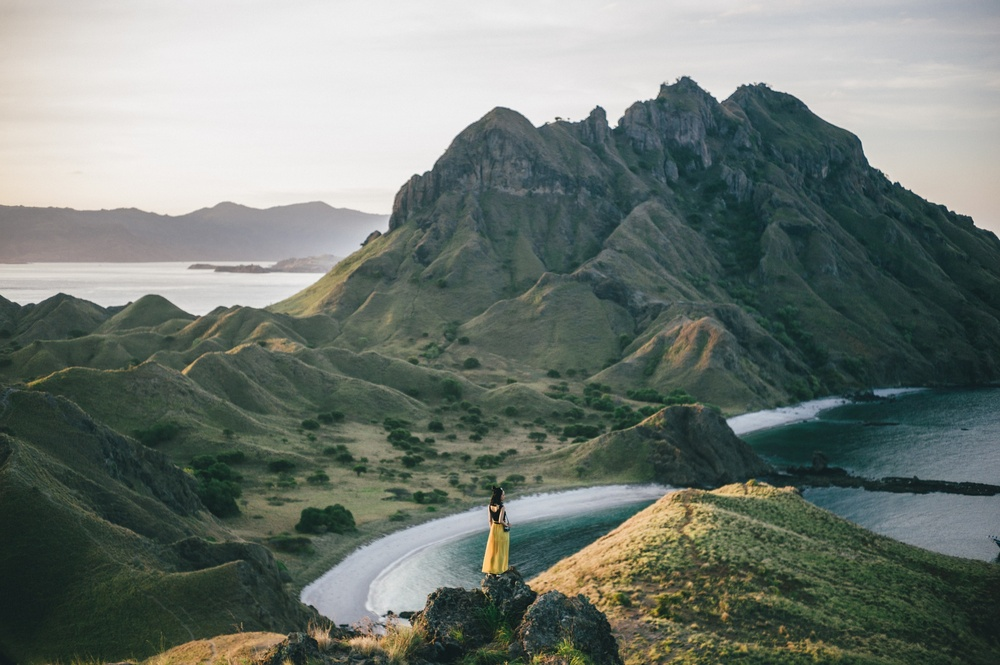
#> input picture Image Filtering/image-1.jpg, 1000 x 665 px, shrunk from 2800 x 1863 before the run
$ jupyter execute ImageFiltering.ipynb
#> lines starting #> are read from the running program, lines starting #| are printed output that depends on the picture; after the words box and inside, x2 and y2 are one past the last pixel; in counts of white or black regions, pixels touching at a corner belong together
Untuk dapat memulai pengerjaan Assignment 2, saya membutuhkan beberapa Python Library seperti cv2 untuk melakukan Image Processing, numpy untuk proses pembuatan array maupun perhitungan seperti eksponensial, logaritma, akar kuadrat, dll. yang dialiaskan sebagai np, serta pyplot dari matplotlib yang digunakan untuk memvisualisasikan gambar yang dialiaskan sebagai plt.

[cell 1]
import cv2
import numpy as np
import matplotlib.pyplot as plt

Untuk dapat menyelesaikan soal pertama dan kedua, saya akan menggunakan gambar 1 dengan nama file 'image-1.jpg'. Gambar tersebut akan saya simpan di dalam sebuah variabel yang saya beri nama 'Image' sehingga dapat dilakukan Image Processing pada gambar tersebut. Proses penyimpanan gambar ini menggunakan fungsi 'imread' pada library cv2.

Di sini, saya menggunakan dua parameter di dalam fungsi 'imread' yaitu yang pertama merupakan nama file dari gambar yang saya ingin gunakan dan yang kedua merupakan kode bahwa gambar yang ingin saya simpan di dalam variabel merupakan gambar grayscale. Setelah gambar disimpan di dalam variabel 'Image', selanjutnya saya mencetak ukuran gambar sebagai informasi untuk nantinya memudahkan proses filtering jika dibutuhkan.

[cell 2]
image = cv2.imread('image-1.jpg', 0)
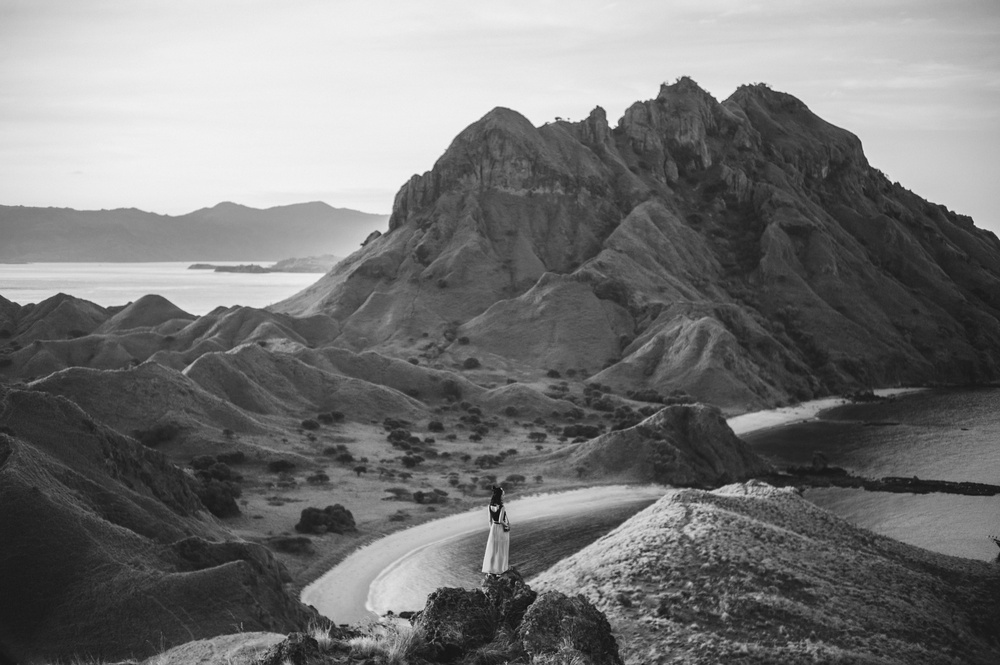
#> image: shape (665, 1000); min 5, max 245, mean 117.8
print(image.shape)
#| (665, 1000)

Berdasarkan output di atas, dapat disimpulkan bahwa gambar tersebut berukuran lebar 1863 pixels dengan tinggi 2800 pixels. Selanjutnya, saya akan menampilkan spektrum FFT dari gambar tersebut dengan menggunakan fungsi 'fft.fft2' yang ada pada library numpy untuk dapat menghasilkan dua dimensi FFT. Hasil perhitungan FFT tersebut, saya simpan di dalam variabel 'f' yang kemudian akan dilakukan proses shifting dengan menggunakan fungsi 'fft.fftshift' untuk menggeser zero-frequency term ke bagian tengah. Proses pergeseran ini dilakukan dengan cara menukar kuadran pertama dan ketiga, serta kuadran kedua dan keempat. Alhasil, spektrum dari gambar akan terlihat seperti bintang dengan pusat cahaya di bagian tengah.

[cell 3]
f = np.fft.fft2(image)
fshift = np.fft.fftshift(f)

Untuk persoalan pertama dan kedua, saya diminta untuk mengaplikasikan Gaussian Low Pass Filter dan Gaussian High Pass Filter pada sebuah gambar. Untuk itu, saya akan membuat dua fungsi untuk dapat mempermudah proses filterisasi, yaitu 'GaussianLP' untuk memberikan Low Pass Filter dan 'GaussianHP' untuk memberikan High Pass Filter.

Baik fungsi 'GaussianLP' maupun 'GaussianHP' bisa dikatakan 99% sama. Di sini, saya meminta inputan dalam bentuk parameter berupa diameter dari filter yang disimpan dalam variabel 'radius' dan gambar yang ingin diberikan filter yang disimpan dalam variabel 'image'. Kemudian, saya membutuhkan informasi mengenai lebar dan tinggi dari gambar, sehingga saya mengambil informasi ukuran gambar dengan menggunakan '.shape' yang kemudian akan disimpan ke dalam variabel 'width' dan 'height'. Setelah itu, barulah saya dapat membuat sebuah array yang berisikan nilai 0 sebesar lebar dan tinggi dari gambar. Nantinya array ini akan berisi hasil perhitungan untuk tiap pixels yang ada pada gambar setelah menerapkan rumus Gaussian Low Pass Filter atau Gaussian High Pass Filter.

Proses selanjutnya adalah melakukan looping sebesar luas dari gambar sembari melakukan perhitungan pada setiap pixels yang ada di dalam gambar. Setelah proses perhitungan selesai dilakukan sampai ke pixels terakhir pada gambar, array yang sudah ter-update akan dikembalikan. Proses ini juga akan terjadi pada fungsi 'GaussianHP'. Lalu, apa yang membedakan antara fungsi 'GaussianLP' dan 'GaussianHP'? Yang membedakan adalah nilai yang tersimpan di dalam array. Jika pada fungsi 'GaussianLP' rumus yang digunakan adalah 'exp(- distance^2 / 2 * radius^2)', maka rumus yang digunakan pada fungsi 'GaussianHP' adalah kebalikannya atau dapat dituliskan sebagai '1 - exp(- distance^2 / 2 * radius^2)'.

[cell 4]
def GaussianLP(radius, image):
#> called with radius = 50
    width, height = image.shape
#> width = 665; height = 1000
    base = np.zeros((width, height), dtype = np.float32)

    for i in range(width):
        for j in range(height):
            distance = np.sqrt((i - width/2) ** 2 + (j - height/2) ** 2)
            base[i, j] = np.exp(- distance ** 2 / (2 * (radius ** 2)))
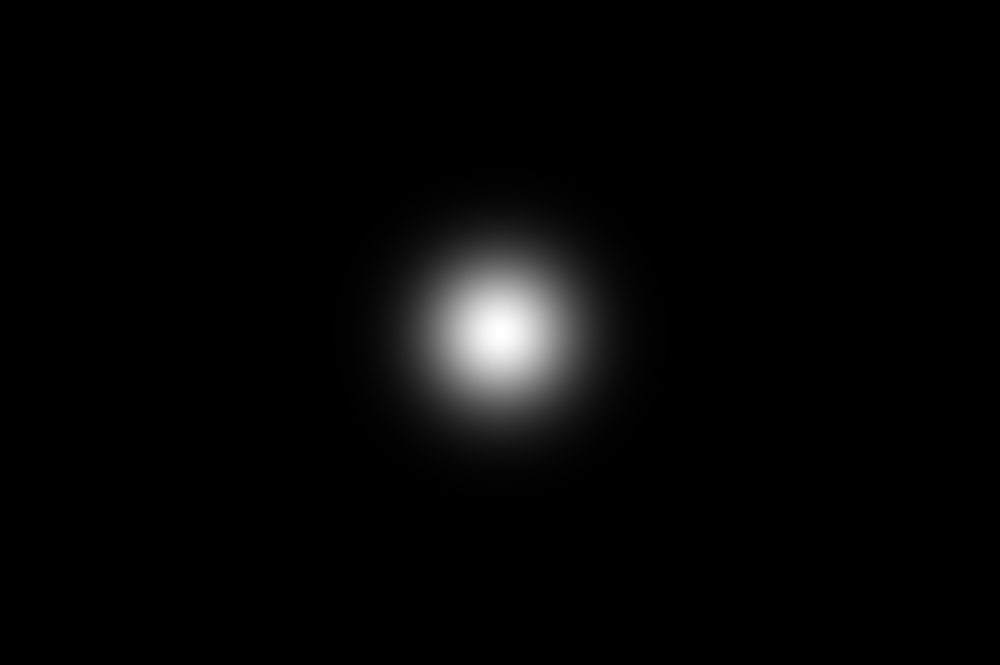
#> base: shape (665, 1000) float32; min 4.81e-32, max 1, mean 0.0236

    return base

def GaussianHP(radius, image):
#> called with radius = 50
    width, height = image.shape
#> width = 665; height = 1000
    base = np.zeros((width, height), dtype = np.float32)

    for i in range(width):
        for j in range(height):
            distance = np.sqrt((i - width/2) ** 2 + (j - height/2) ** 2)
            base[i, j] = 1 - (np.exp(- distance ** 2 / (2 * (radius ** 2))))
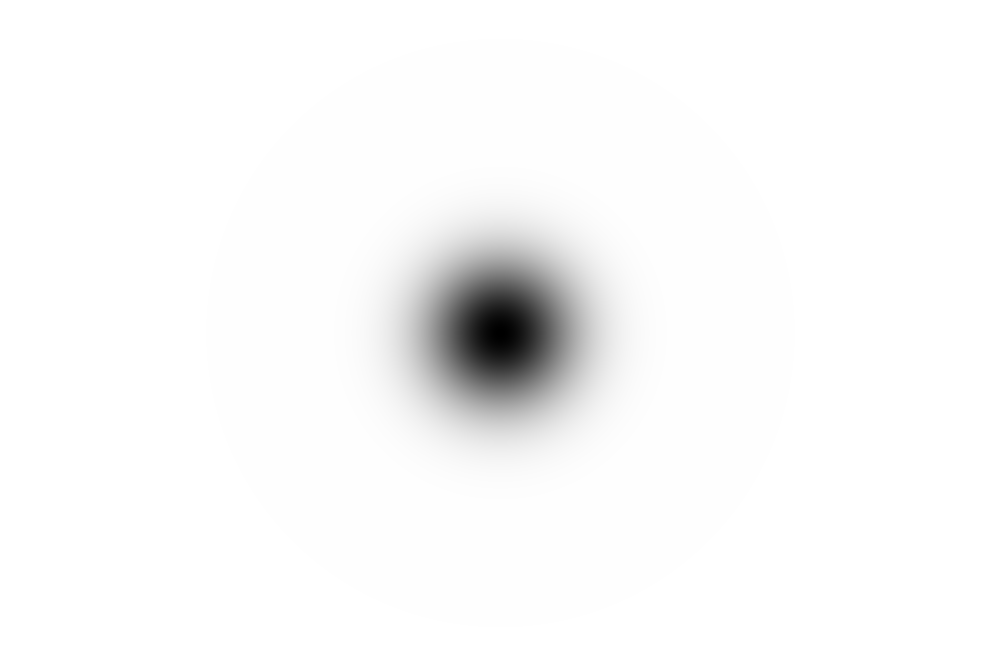
#> base: shape (665, 1000) float32; min 5e-05, max 1, mean 0.976

    return base

Setelah kedua fungsi selesai dibuat, proses selanjutnya cukup sederhana yaitu mengaplikasikan filter pada gambar. Proses ini dilakukan dengan cara mengalikan array yang dikembalikan dari fungsi 'GaussianLP' maupun 'GaussianHP' dengan spektrum gambar yang sudah disentralisasikan. Hasil perkalian ini akan saya simpan pada variabel 'LowPass' untuk Low Pass Filter dan 'HighPass' untuk High Pass Filter. Setelah dikalikan, proses terakhir dari pengaplikasian kedua filter ini adalah mengembalikan spektrum menjadi gambar seperti awalnya. Untuk dapat mengembalikan spektrum ke dalam bentuk gambar, saya menggunakan fungsi 'fft.ifftshift' yang berfungsi untuk melakukan desentralisasi zero-frequency term pada spektrum dan fungsi 'fft.ifft2' untuk mengubah bentuk dua dimensi FFT menjadi gambar. Huruf 'i' pada bagian depan nama fungsi 'ifftshift' dan 'ifft2' merupakan kependekan dari kata inverse yang berarti terbalik atau dibalik.

[cell 5]
LowPass = fshift * GaussianLP(50, image)
LowPassFilter = np.fft.ifftshift(LowPass)
LowPassImage = np.fft.ifft2(LowPassFilter)

[cell 6]
HighPass = fshift * GaussianHP(50, image)
HighPassFilter = np.fft.ifftshift(HighPass)
HighPassImage = np.fft.ifft2(HighPassFilter)

Terakhir untuk persoalan pertama dan kedua, saya akan menampilkan gambar asli, gambar yang diberikan filter Low Pass, dan gambar yang diberikan filter High Pass beserta spektrum untuk masing-masingnya sehingga dapat dibandingkan. Proses visualisasi keenam hal ini membutuhkan bantuan dari library matplotlib.pyplot.

[cell 7]
plt.figure(figsize = (17, 8))

plt.subplot(231)
plt.title('Original Image')
plt.imshow(image, cmap = 'gray')

plt.subplot(234)
plt.title('Fourier Spectrum of Image')
plt.imshow(1 + np.log(np.abs(fshift)), cmap = 'gray')

plt.subplot(232)
plt.title("Image with Gaussian Low Pass Filter")
plt.imshow(np.abs(LowPassImage), "gray")

plt.subplot(235)
plt.title('Spectrum of Image with Gaussian Low Pass Filter')
plt.imshow(np.log(1 + np.abs(LowPass)), cmap = 'gray')

plt.subplot(233)
plt.title("Image with Gaussian High Pass Filter")
plt.imshow(np.abs(HighPassImage), "gray")

plt.subplot(236)
plt.title('Spectrum of Image with Gaussian High Pass Filter')
plt.imshow(np.log(1 + np.abs(HighPass)), cmap = 'gray')

plt.show()
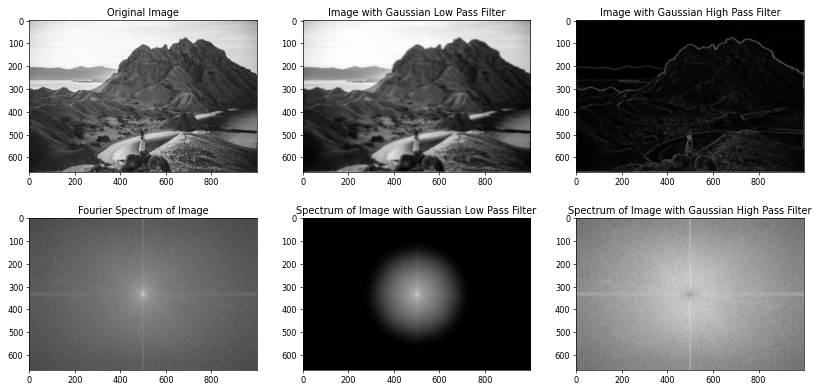
#> figure drawn by matplotlib, 6 panels

Dengan demikian, persoalan pertama dan kedua sudah selesai. Selanjutnya, saya akan beralih pada persoalan ketiga. Untuk dapat menyelesaikan soal ketiga, saya akan menggunakan gambar 2 dengan nama file 'image-2.png'. Gambar tersebut akan saya simpan di dalam sebuah variabel yang saya beri nama 'noisyImage' sehingga dapat dilakukan Image Processing pada gambar tersebut. Proses penyimpanan gambar ini menggunakan fungsi 'imread' pada library cv2.

Di sini, saya masih menggunakan dua parameter di dalam fungsi 'imread' yaitu yang pertama merupakan nama file dari gambar yang saya ingin gunakan dan yang kedua merupakan kode bahwa gambar yang ingin saya simpan di dalam variabel merupakan gambar grayscale. Setelah gambar disimpan di dalam variabel 'noisyImage', selanjutnya saya mencetak ukuran gambar sebagai informasi untuk nantinya memudahkan proses filtering jika dibutuhkan.

[cell 8]
noisyImage = cv2.imread('image-2.png', 0)
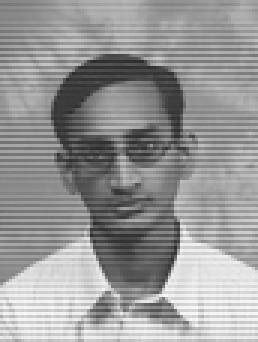
#> input picture Image Filtering/image-2.png, 86 x 114 px, shrunk from 240 x 320 before the run (shown 3 times larger)
#> noisyImage is the input picture: shape (114, 86); min 43, max 248, mean 151.1
print(noisyImage.shape)
#| (114, 86)

Proses awal dari soal ketiga ini masih sama seperti dua soal sebelumnya, dimana saya akan menampilkan spektrum FFT dari gambar tersebut dengan menggunakan fungsi 'fft.fft2' yang ada pada library numpy untuk dapat menghasilkan dua dimensi FFT. Hasil perhitungan FFT tersebut, saya simpan di dalam variabel 'fn' yang kemudian akan dilakukan proses shifting dengan menggunakan fungsi 'fft.fftshift' untuk menggeser zero-frequency term ke bagian tengah.

[cell 9]
fn = np.fft.fft2(noisyImage)
fnshift = np.fft.fftshift(fn)

Setelah spektrum gambar sudah terbentuk, barulah kemudian saya membuat sebuah fungsi untuk dapat mengaplikasikan Butterworth Notch Filter. Untuk persoalan ketiga, saya diminta untuk mengurangi atau mereduksi periodic noise pada gambar dengan menggunakan Butterworth Notch Filter. Untuk itu, saya akan membuat sebuah fungsi untuk dapat mempermudah proses noise reduction, yang saya beri nama 'ButterworthNotchFilter'

Pada fungsi tersebut, saya meminta inputan dalam bentuk parameter berupa diameter dari filter yang disimpan dalam variabel 'radius', gambar yang ingin diberikan filter yang disimpan dalam variabel 'image', serta dua titik koordinat dari nilai frekuensi yang nantinya akan direduksi yang disimpan dalam variabel 'point1' dan 'point2'. Sama seperti fungsi 'GaussianLP' dan 'GaussianLP', di sini saya juga membutuhkan informasi mengenai lebar dan tinggi dari gambar, sehingga saya mengambil informasi ukuran gambar terlebih dahulu dengan menggunakan '.shape' yang kemudian akan disimpan ke dalam variabel 'width' dan 'height'. Setelah itu, barulah saya membuat sebuah array yang berisikan nilai 0 sebesar lebar dan tinggi dari gambar. Nantinya array ini akan berisi hasil perhitungan untuk tiap pixels yang ada pada gambar setelah menerapkan perhitungan dan pembandingan jarak.

Proses selanjutnya adalah melakukan looping sebesar luas dari gambar sembari melakukan perhitungan pada setiap pixels yang ada di dalam gambar. Setelah proses perhitungan selesai dilakukan sampai ke pixels terakhir pada gambar, akan dilakukan perbandingan antara hasil yang dihitung dengan diameter yang diameter yang sudah disimpan pada variabel 'radius' di parameter. Jika hasil perhitungan kurang dari sama dengan diameter, maka nilai array pada koordinat tersebut akan diubah menjadi 0. Sementara kebalikannya, maka nilai array pada koordinat tersebut akan diubah menjadi 1. Array yang sudah ter-update inilah yang nantinya akan dikembalikan.

[cell 10]
def ButterworthNotchFilter(radius, image, point1, point2):
#> called with radius = 6, point1 = 60, point2 = 0
    width, height = image.shape
#> width = 114; height = 86
    base = np.zeros((width, height), dtype = np.float32)

    for i in range(0, width):
        for j in range(0, height):
            dist1 = np.sqrt((i - width/2 + point1) ** 2 + (j - height/2 + point2) ** 2)
            dist2 = np.sqrt((i - width/2 - point1) ** 2 + (j - height/2 - point2) ** 2)

            if dist1 <= radius or dist2 <= radius:
                base[i, j] = 0.0
            else:
                base[i, j] = 1.0
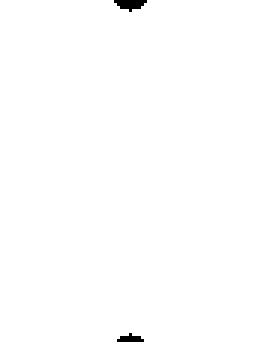
#> base: shape (114, 86) float32 (shown 3 times larger); values 0 (black) and 1 (white), 99.5% white; 2 black regions (1 under 20 px), largest, box (x1, y1, x2, y2) and area: (38, 0, 49, 4) 28

    return base

Berdasarkan spektrum pada gambar asli, dapat disimpulkan ada enam titik yang merupakan 'peaks' yang harus direduksi untuk dapat mengurangi periodic noise pada gambar. Untuk itu, saya melakukan eksperimen terkait titik-titik koordinat untuk keenam 'peaks' yang ada dan didapatkan tiga koordinat yaitu [60, 0], [120, 0], dan [145, 0]. Mengapa titik koordinat ini hanya 3 sementara 'peaks' pada spektrum ada 6? Hal ini dikarenakan nilai 0 pada spektrum berada di tengah dan ketiga titik koordinat tersebut apabila diaplikasikan pada gambar akan langsung menunjuk pada dua titik yaitu di sekitar atas titik tengah dan di sekitar bawah titik tengah. Sederhananya, titik tengah spektrum merupakan titik (0, 0) dan titik koordinat yang ada akan langsung merujuk pada koordinat positif dan negatif, sehingga penerapan titik koordinat (60, 0) pada fungsi akan langsung merujuk pada koordinat (60, 0) dan (-60, 0).

Untuk ketiga koordinat tersebut, saya melakukan filtering menggunakan fungsi 'ButterworthNotchFilter' yang kemudian disimpan dalam tiga variabel berbeda yaitu 'Noisy1', 'Noisy2', dan 'Noisy3'. Kemudian, ketiga filter ini akan dikalikan satu sama lain menjadi sebuah filter utuh, yang selanjutnya juga akan dikalikan dengan spektrum gambar untuk dapat mengaplikasikan filter pada gambar. Proses terakhir dari pengaplikasian filter ini adalah mengembalikan spektrum menjadi gambar seperti awalnya dengan menggunakan fungsi 'fft.ifftshift' yang berfungsi untuk melakukan desentralisasi zero-frequency term pada spektrum dan fungsi 'fft.ifft2' untuk mengubah bentuk dua dimensi FFT menjadi gambar.

[cell 11]
Noisy1 = ButterworthNotchFilter(6, noisyImage, 60, 0)
Noisy2 = ButterworthNotchFilter(4, noisyImage, 120, 0)
#> after the loop in ButterworthNotchFilter (call 2), `for i in range(0, width):`: base: shape (114, 86) float32; every value is 1
Noisy3 = ButterworthNotchFilter(2, noisyImage, 145, 0)

Filter = Noisy1 * Noisy2 * Noisy3
RejectNoise = fnshift * Filter
RejectNoiseFilter = np.fft.ifftshift(RejectNoise)
RejectNoiseImage = np.fft.ifft2(RejectNoiseFilter)

Terakhir, saya akan menampilkan gambar asli dan gambar yang sudah direduksi beserta spektrum untuk masing-masingnya sehingga dapat dibandingkan. Proses visualisasi keempat hal ini membutuhkan bantuan dari library matplotlib.pyplot.

[cell 12]
plt.figure(figsize = (10, 10))

plt.subplot(221)
plt.title('Noisy Image')
plt.imshow(noisyImage, cmap = 'gray')

plt.subplot(223)
plt.title('Fourier Spectrum of Image')
plt.imshow(1 + np.log(np.abs(fnshift)), cmap = 'gray')

plt.subplot(222)
plt.title("Image after Butterworth Notch Filter")
plt.imshow(np.abs(RejectNoiseImage), "gray")

plt.subplot(224)
plt.title('Spectrum of Image after Butterworth Notch Filter')
plt.imshow(np.log(np.abs(fnshift)) * Filter, cmap = 'gray')

plt.show()
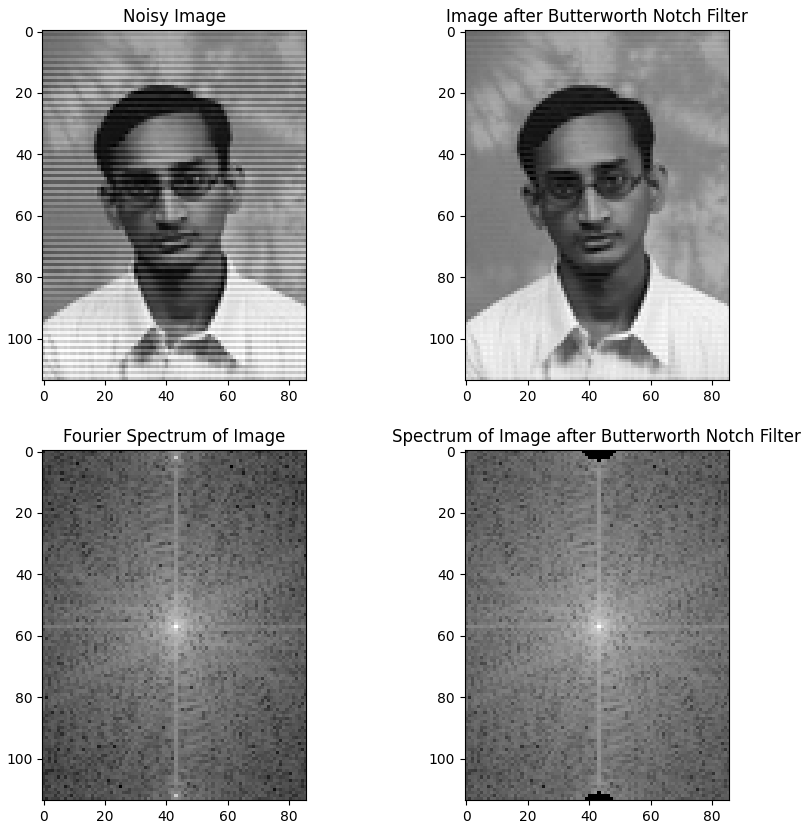
#> figure drawn by matplotlib, 4 panels
